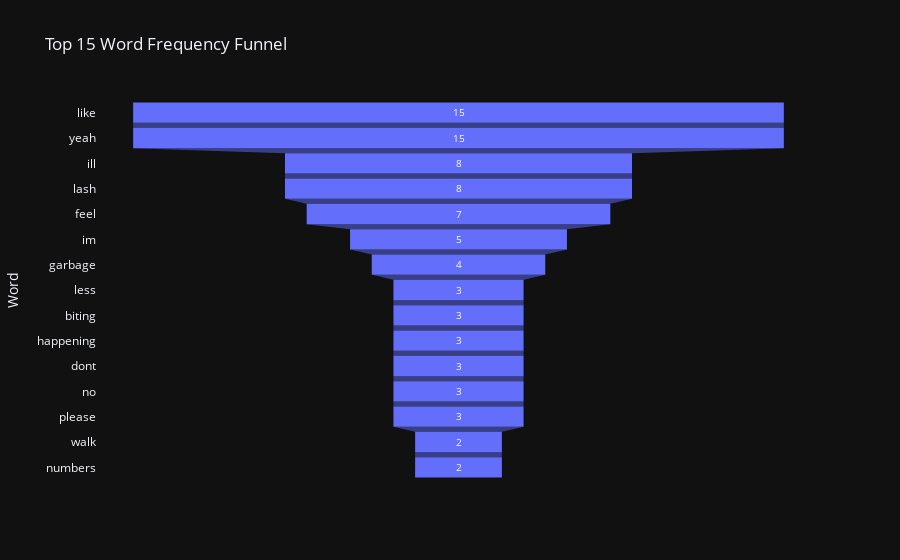

This figure's notebook cell:
### Markdown cell above
### Rawfear Funnel Chart

### Code cell
df_counts = pd.DataFrame(counts.most_common(15), columns=['Word', 'Count'])

fig = px.funnel(df_counts, x='Count', y='Word',
                title='Top 15 Word Frequency Funnel',
                color_discrete_sequence=['#636EFA'])
fig.show()

### Figure 1 — Plotly figure (JSON) as saved in the notebook; plotly's stock layout.template omitted (floating-point values rounded to 4 significant figures)
{"data": [{"hovertemplate": "Count=%{x}<br>Word=%{y}<extra></extra>", "legendgroup": "", "marker": {"color": "#636EFA"}, "name": "", "orientation": "h", "showlegend": false, "x": [15, 15, 8, 8, 7, 5, 4, 3, 3, 3, 3, 3, 3, 2, 2], "xaxis": "x", "y": ["like", "yeah", "ill", "lash", "feel", "im", "garbage", "less", "biting", "happening", "dont", "no", "please", "walk", "numbers"], "yaxis": "y", "type": "funnel"}], "layout": {"xaxis": {"anchor": "y", "domain": [0.0, 1.0], "title": {"text": "Count"}}, "yaxis": {"anchor": "x", "domain": [0.0, 1.0], "title": {"text": "Word"}}, "legend": {"tracegroupgap": 0}, "title": {"text": "Top 15 Word Frequency Funnel"}}}
